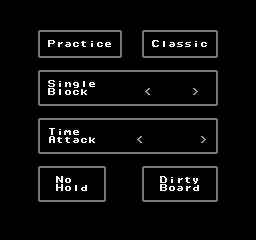

Tiled map render using the project's own tile images. Description and the whole map definition, tile-layer contents included, below:
An orthogonal 32x30 tile map with 8x8 px tiles, 1 tile layer (Tile Layer 1).

<map version="1.10" tiledversion="1.11.2" orientation="orthogonal" renderorder="right-down" width="32" height="30" tilewidth="8" tileheight="8" infinite="0" nextlayerid="2" nextobjectid="1">
 <tileset firstgid="1" source="tiles.tsx" />
 <layer id="1" name="Tile Layer 1" width="32" height="30">
  <data encoding="csv">
33,33,33,33,33,33,33,33,33,33,33,33,33,33,33,33,33,33,33,33,33,33,33,33,33,33,33,33,33,33,33,33,
33,33,33,33,33,33,33,33,33,33,33,33,33,33,33,33,33,33,33,33,33,33,33,33,33,33,33,33,33,33,33,33,
33,33,33,33,33,33,33,33,33,33,33,33,33,33,33,33,33,33,33,33,33,33,33,33,33,33,33,33,33,33,33,33,
33,33,33,33,12,7,7,7,7,7,7,7,7,7,7,11,33,12,7,7,7,7,7,7,7,7,7,11,33,33,33,33,
33,33,33,33,8,33,33,33,33,33,33,33,33,33,33,6,33,8,33,33,33,33,33,33,33,33,33,6,33,33,33,33,
33,33,33,33,8,33,81,115,98,100,117,106,100,102,33,6,33,8,33,68,109,98,116,116,106,100,33,6,33,33,33,33,
33,33,33,33,8,33,33,33,33,33,33,33,33,33,33,6,33,8,33,33,33,33,33,33,33,33,33,6,33,33,33,33,
33,33,33,33,13,9,9,9,9,9,9,9,9,9,9,10,33,13,9,9,9,9,9,9,9,9,9,10,33,33,33,33,
33,33,33,33,12,7,7,7,7,7,7,7,7,7,7,7,7,7,7,7,7,7,7,7,7,7,7,11,33,33,33,33,
33,33,33,33,8,33,33,33,33,33,33,33,33,33,33,33,33,33,33,33,33,33,33,33,33,33,33,6,33,33,33,33,
33,33,33,33,8,33,84,106,111,104,109,102,33,33,33,33,33,33,33,33,33,33,33,33,33,33,33,6,33,33,33,33,
33,33,33,33,8,33,67,109,112,100,108,33,33,33,33,33,33,33,130,33,33,33,33,33,129,33,33,6,33,33,33,33,
33,33,33,33,8,33,33,33,33,33,33,33,33,33,33,33,33,33,33,33,33,33,33,33,33,33,33,6,33,33,33,33,
33,33,33,33,13,9,9,9,9,9,9,9,9,9,9,9,9,9,9,9,9,9,9,9,9,9,9,10,33,33,33,33,
33,33,33,33,12,7,7,7,7,7,7,7,7,7,7,7,7,7,7,7,7,7,7,7,7,7,7,11,33,33,33,33,
33,33,33,33,8,33,33,33,33,33,33,33,33,33,33,33,33,33,33,33,33,33,33,33,33,33,33,6,33,33,33,33,
33,33,33,33,8,33,85,106,110,102,33,33,33,33,33,33,33,33,33,33,33,33,33,33,33,33,33,6,33,33,33,33,
33,33,33,33,8,33,66,117,117,98,100,108,33,33,33,33,33,130,33,33,33,33,33,33,33,129,33,6,33,33,33,33,
33,33,33,33,8,33,33,33,33,33,33,33,33,33,33,33,33,33,33,33,33,33,33,33,33,33,33,6,33,33,33,33,
33,33,33,33,13,9,9,9,9,9,9,9,9,9,9,9,9,9,9,9,9,9,9,9,9,9,9,10,33,33,33,33,
33,33,33,33,12,7,7,7,7,7,7,7,7,11,33,33,33,12,7,7,7,7,7,7,7,7,7,11,33,33,33,33,
33,33,33,33,8,33,33,33,33,33,33,33,33,6,33,33,33,8,33,33,33,33,33,33,33,33,33,6,33,33,33,33,
33,33,33,33,8,33,33,79,112,33,33,33,33,6,33,33,33,8,33,33,69,106,115,117,122,33,33,6,33,33,33,33,
33,33,33,33,8,33,33,73,112,109,101,33,33,6,33,33,33,8,33,33,67,112,98,115,101,33,33,6,33,33,33,33,
33,33,33,33,8,33,33,33,33,33,33,33,33,6,33,33,33,8,33,33,33,33,33,33,33,33,33,6,33,33,33,33,
33,33,33,33,13,9,9,9,9,9,9,9,9,10,33,33,33,13,9,9,9,9,9,9,9,9,9,10,33,33,33,33,
33,33,33,33,33,33,33,33,33,33,33,33,33,33,33,33,33,33,33,33,33,33,33,33,33,33,33,33,33,33,33,33,
33,33,33,33,33,33,33,33,33,33,33,33,33,33,33,33,33,33,33,33,33,33,33,33,33,33,33,33,33,33,33,33,
33,33,33,33,33,33,33,33,33,33,33,33,33,33,33,33,33,33,33,33,33,33,33,33,33,33,33,33,33,33,33,33,
33,33,33,33,33,33,33,33,33,33,33,33,33,33,33,33,33,33,33,33,33,33,33,33,33,33,33,33,33,33,33,33
</data>
 </layer>
</map>
